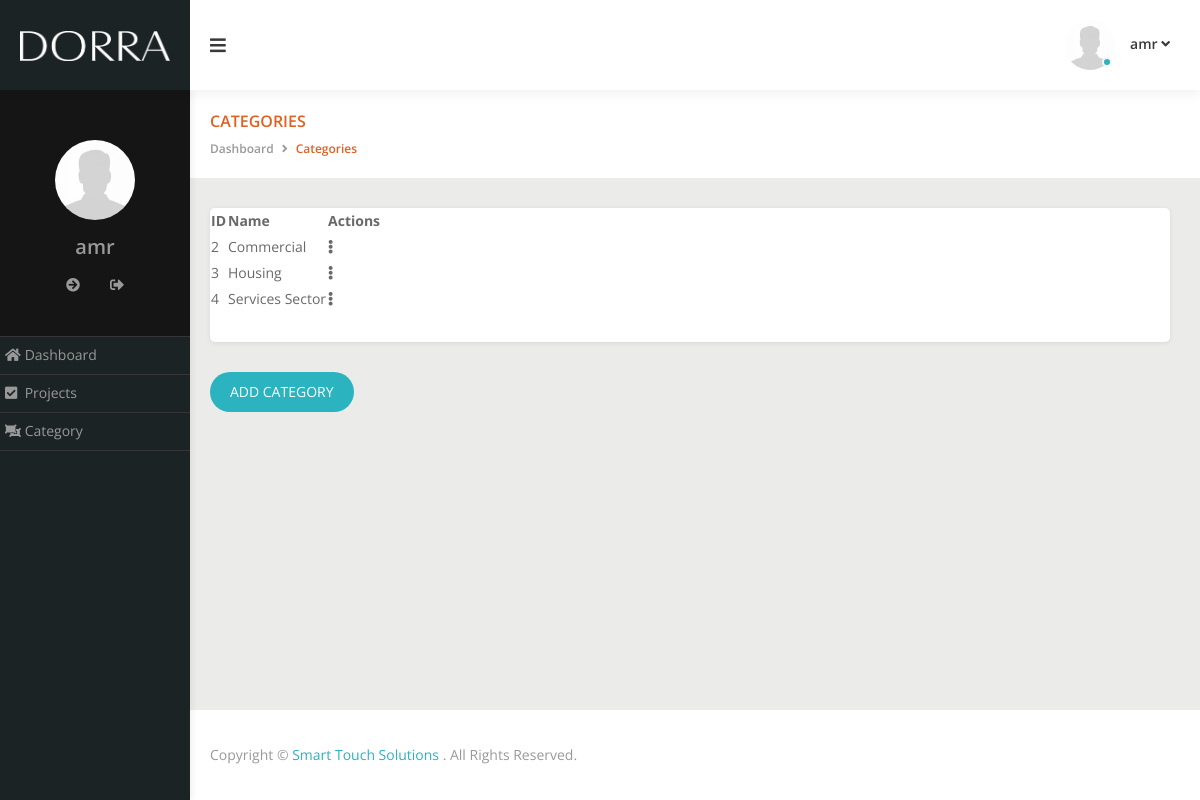
/admin/dev-admin/category.php (signed in), run on the app's committed database.
### tables this page shows
CREATE TABLE IF NOT EXISTS `category` (
  `ID` int(11) NOT NULL AUTO_INCREMENT,
  `cat_name` varchar(255) NOT NULL,
  PRIMARY KEY (`ID`)
);

### admin/dev-admin/includes/functions/functions.php (called while the page is built, shortened)
<?php
    function getReco($table){
        global $con;
        $getReco = $con->prepare("SELECT * FROM $table ");
        $getReco->execute();
        $infos = $getReco->fetchAll();
        return $infos;
    }

### admin/dev-admin/category.php (the view, shortened to what this page needs)
<?php
if(isset($_SESSION['username'])){
include 'init.php';
?>
         <main class="main--container">
            <section class="page--header">
                <div class="container-fluid">
                    <div class="row">
                        <div class="col-lg-6">
                            <h2 class="page--title h5">Categories</h2>
                            <ul class="breadcrumb">
                                <li class="breadcrumb-item"><a href="dashboard.php">Dashboard</a></li>
                                <li class="breadcrumb-item active"><span>Categories</span></li>
                            </ul>
                        </div>
                    </div>
                </div>
            </section>
            <section class="main--content">
                <div class="panel">
                    <div class="records--list" data-title="Categories">
                        <table id="recordsListView">
                            <thead>
                                <tr>
                                    <th> ID</th>
                                    <th> Name</th>
                                    <th class="not-sortable">Actions</th>
                                </tr>
                            </thead>
                            <tbody>
                                <?php
                                foreach (getReco('category') as $ad) {
                               echo '<tr>';
                               echo  '<td>' . $ad["ID"] . '</td>';
                               echo   '<td>' . $ad["cat_name"] .'</td>';
                               echo '<td><div class="dropleft">
                                            <a href="#" class="btn-link" data-toggle="dropdown"><i class="fa fa-ellipsis-v"></i></a>';
                                       echo '</div>';
                                   echo '</td>';
                               echo '</tr>';
                }
                ?>
                        </tbody>
                        </table>
                    </div>
                </div>
                  <a href="add_category.php" class="btn  btn-info">Add Category</a>
                  <br><br>
        </section>
<?php
include $tpl . 'footer.php';
}else{
     header('Location: index.php');
        exit();
}
?>

### data on the page
category: ID "2", cat_name "Commercial"
category: ID "3", cat_name "Housing"
category: ID "4", cat_name "Services Sector"

### other printed values
$_SESSION['username'] "amr"
